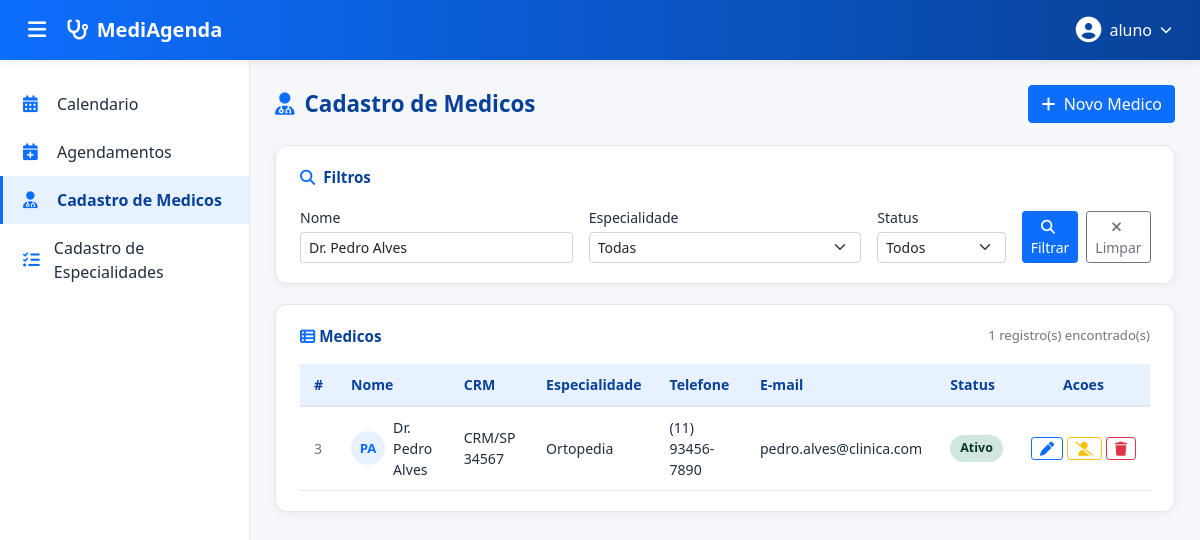
Page /www/cadastro_medicos.php?nome=Dr. Pedro Alves (signed in) on the committed database.
### tables this page shows
create table if not exists usuario (
    cod_usuario int unsigned not null auto_increment,
    nome varchar(150) not null,
    email varchar(150) not null,
    username varchar(255) not null unique,
    pass varchar(20) not null,
    primary key (cod_usuario)
);

CREATE TABLE IF NOT EXISTS medicos (
    id               INT          UNSIGNED NOT NULL AUTO_INCREMENT,
    nome             VARCHAR(150) NOT NULL,
    crm              VARCHAR(20)  NOT NULL,
    especialidade_id INT          UNSIGNED NOT NULL,
    telefone         VARCHAR(20)           DEFAULT NULL,
    email            VARCHAR(150)          DEFAULT NULL,
    status           ENUM('Ativo','Inativo') NOT NULL DEFAULT 'Ativo',
    created_at       TIMESTAMP    NOT NULL DEFAULT CURRENT_TIMESTAMP,
    updated_at       TIMESTAMP    NOT NULL DEFAULT CURRENT_TIMESTAMP ON UPDATE CURRENT_TIMESTAMP,

    PRIMARY KEY (id),
    UNIQUE KEY uq_medico_crm (crm),
    KEY fk_medico_especialidade_idx (especialidade_id),

    CONSTRAINT fk_medico_especialidade
        FOREIGN KEY (especialidade_id)
        REFERENCES especialidades (id)
        ON UPDATE CASCADE
        ON DELETE RESTRICT
);

CREATE TABLE IF NOT EXISTS especialidades (
    id         INT          UNSIGNED NOT NULL AUTO_INCREMENT,
    nome       VARCHAR(100) NOT NULL,
    status     ENUM('Ativo','Inativo') NOT NULL DEFAULT 'Ativo',
    created_at TIMESTAMP    NOT NULL DEFAULT CURRENT_TIMESTAMP,
    updated_at TIMESTAMP    NOT NULL DEFAULT CURRENT_TIMESTAMP ON UPDATE CURRENT_TIMESTAMP,

    PRIMARY KEY (id),
    UNIQUE KEY uq_especialidade_nome (nome)
);

### www/cadastro_medicos.php (the view, shortened to what this page needs)
<?php
require_once("conexao.php");
function h($valor) {
    return htmlspecialchars((string)$valor, ENT_QUOTES, 'UTF-8');
}
$cod_usuario = (int)$_SESSION['cod_usuario'];
$operadorNome = "";
$usuarioSql = "SELECT nome, email FROM usuario WHERE cod_usuario = $cod_usuario";
$usuarioResult = mysqli_query($conexao_bd, $usuarioSql);
if ($usuario = mysqli_fetch_assoc($usuarioResult)) {
    $operadorNome = $usuario['nome'];
}
$filtroNome = trim(isset($_GET['nome']) ? $_GET['nome'] : '');
$where = array();
if ($filtroNome !== '') {
    $nomeBusca = mysqli_real_escape_string($conexao_bd, $filtroNome);
    $where[] = "m.nome LIKE '%$nomeBusca%'";
}
$whereSql = count($where) ? "WHERE " . implode(" AND ", $where) : "";
$medicos = array();
$sqlMedicos = "SELECT m.id, m.nome, m.crm, m.especialidade_id, e.nome AS especialidade,
                      m.telefone, m.email, m.status
                 FROM medicos m
                 JOIN especialidades e ON e.id = m.especialidade_id
                 $whereSql
             ORDER BY m.nome";
$medicosResult = mysqli_query($conexao_bd, $sqlMedicos);
while ($med = mysqli_fetch_assoc($medicosResult)) {
    $medicos[] = $med;
}
?>
<!DOCTYPE html>
<html lang="pt-BR">
<head>
    <link href="https://cdn.jsdelivr.net/npm/bootstrap@5.0.2/dist/css/bootstrap.min.css" rel="stylesheet">
    <link rel="stylesheet" href="https://cdnjs.cloudflare.com/ajax/libs/font-awesome/6.5.1/css/all.min.css">
</head>
<body>
    <nav class="navbar-topo d-flex align-items-center justify-content-between px-3">
        <div class="d-flex align-items-center gap-2">
            <button class="btn-sanduiche" id="btnSanduiche" title="Menu"><i class="fa-solid fa-bars"></i></button>
            <a class="navbar-brand mb-0 d-flex align-items-center" href="principal.php"><i class="fa-solid fa-stethoscope"></i><span>MediAgenda</span></a>
        </div>
        <div class="dropdown">
            <button class="operador-toggle" type="button" id="dropdownOperador" data-bs-toggle="dropdown" aria-expanded="false">
                <i class="fa-solid fa-circle-user"></i><span class="d-none d-md-inline"><?php echo h($operadorNome) ?></span><i class="fa-solid fa-chevron-down" style="font-size:0.75rem;"></i>
            </button>
        </div>
    </nav>
    <aside class="sidebar" id="sidebar">
        <ul class="nav flex-column">
            <li class="nav-item"><a class="nav-link" href="principal.php"><i class="fa-solid fa-calendar-days"></i> Calendario</a></li>
            <li class="nav-item"><a class="nav-link" href="cadastro_agendas.php"><i class="fa-solid fa-calendar-plus"></i> Agendamentos</a></li>
            <li class="nav-item"><a class="nav-link ativo" href="cadastro_medicos.php"><i class="fa-solid fa-user-doctor"></i> Cadastro de Medicos</a></li>
            <li class="nav-item"><a class="nav-link" href="cadastro_especialidades.php"><i class="fa-solid fa-list-check"></i> Cadastro de Especialidades</a></li>
        </ul>
    </aside>
    <main class="conteudo-principal" id="conteudoPrincipal">
        <div class="page-header">
            <h2><i class="fa-solid fa-user-doctor"></i> Cadastro de Medicos</h2>
            <button class="btn btn-primary" data-bs-toggle="modal" data-bs-target="#modalFormMedico"><i class="fa-solid fa-plus me-1"></i> Novo Medico</button>
        </div>
        <div class="card-pagina">
            <div class="card-titulo"><i class="fa-solid fa-magnifying-glass"></i> Filtros</div>
            <form method="GET" action="cadastro_medicos.php">
                <div class="row g-3">
                    <div class="col-md-4">
                        <label for="filtroNome">Nome</label>
                        <input type="text" class="form-control form-control-sm" id="filtroNome" name="nome" placeholder="Nome do medico" value="<?php echo h($filtroNome) ?>">
                    </div>
                    <div class="col-md-4">
                        <label for="filtroEspecialidade">Especialidade</label>
                        <select class="form-select form-select-sm" id="filtroEspecialidade" name="especialidade">
                            <option value="">Todas</option>
                        </select>
                    </div>
                    <div class="col-md-2">
                        <label for="filtroStatus">Status</label>
                        <select class="form-select form-select-sm" id="filtroStatus" name="status">
                            <option value="">Todos</option>
                        </select>
                    </div>
                    <div class="col-md-2 d-flex align-items-end gap-2">
                        <button type="submit" class="btn btn-primary btn-sm"><i class="fa-solid fa-magnifying-glass me-1"></i> Filtrar</button>
                        <a href="cadastro_medicos.php" class="btn btn-outline-secondary btn-sm"><i class="fa-solid fa-xmark me-1"></i> Limpar</a>
                    </div>
                </div>
            </form>
        </div>
        <div class="card-pagina">
            <div class="card-titulo d-flex justify-content-between align-items-center">
                <span><i class="fa-solid fa-table-list"></i> Medicos</span>
                <span class="text-muted" style="font-size:0.82rem; font-weight:400;"><?php echo count($medicos) ?> registro(s) encontrado(s)</span>
            </div>
            <div class="table-responsive">
                <table class="tabela-medicos">
                    <thead>
                        <tr>
                            <th>#</th><th>Nome</th><th>CRM</th><th>Especialidade</th><th>Telefone</th><th>E-mail</th><th>Status</th><th class="text-center">Acoes</th>
                        </tr>
                    </thead>
                    <tbody>
                        <?php if (empty($medicos)): ?>
                            <tr><td colspan="8" class="text-center text-muted py-4"><i class="fa-solid fa-user-xmark me-2"></i>Nenhum medico encontrado.</td></tr>
                        <?php else: ?>
                            <?php foreach ($medicos as $med):
                                $partesNome = preg_split('/\s+/', str_replace(array('Dr.', 'Dra.'), '', $med['nome']));
                                $iniciais = '';
                                foreach ($partesNome as $parte) {
                                    if ($parte !== '') {
                                        $iniciais .= strtoupper(substr($parte, 0, 1));
                                    }
                                    if (strlen($iniciais) >= 2) break;
                                }
                                $iniciais = $iniciais ?: strtoupper(substr($med['nome'], 0, 1));
                                $classeBadge = $med['status'] === 'Ativo' ? 'badge-ativo' : 'badge-inativo';
                            ?>
                                <tr>
                                    <td class="text-muted"><?php echo (int)$med['id'] ?></td>
                                    <td><div class="d-flex align-items-center"><span class="avatar-medico"><?php echo h($iniciais) ?></span><?php echo h($med['nome']) ?></div></td>
                                    <td><?php echo h($med['crm']) ?></td>
                                    <td><?php echo h($med['especialidade']) ?></td>
                                    <td><?php echo h($med['telefone']) ?></td>
                                    <td><?php echo h($med['email']) ?></td>
                                    <td><span class="badge-status <?php echo $classeBadge ?>"><?php echo h($med['status']) ?></span></td>
                                    <td class="text-center" style="white-space:nowrap;">
                                        <button class="btn btn-sm btn-outline-primary py-0 px-2 btn-editar" title="Editar"
                                                data-id="<?php echo (int)$med['id'] ?>"
                                                data-nome="<?php echo h($med['nome']) ?>"
                                                data-crm="<?php echo h($med['crm']) ?>"
                                                data-especialidade-id="<?php echo (int)$med['especialidade_id'] ?>"
                                                data-telefone="<?php echo h($med['telefone']) ?>"
                                                data-email="<?php echo h($med['email']) ?>"
                                                data-status="<?php echo h($med['status']) ?>">
                                            <i class="fa-solid fa-pen"></i>
                                        </button>
                                        <button class="btn btn-sm btn-outline-warning py-0 px-2 btn-inativar" title="Inativar" data-id="<?php echo (int)$med['id'] ?>" data-nome="<?php echo h($med['nome']) ?>">
                                            <i class="fa-solid fa-user-slash"></i>
                                        </button>
                                        <button class="btn btn-sm btn-outline-danger py-0 px-2 btn-excluir" title="Excluir definitivamente" data-id="<?php echo (int)$med['id'] ?>" data-nome="<?php echo h($med['nome']) ?>">
                                            <i class="fa-solid fa-trash"></i>
                                        </button>
                                    </td>
                                </tr>
                            <?php endforeach; ?>
                        <?php endif; ?>
                    </tbody>
                </table>
            </div>
        </div>
    </main>
</body>
</html>

### www/cadastro_medicos.php (style rules this page uses)
:root { --azul-primario:#0d6efd; --azul-escuro:#084298; --azul-claro:#e7f1ff; --cinza-fundo:#f5f7fa; --cinza-borda:#e3e6ea; --texto-escuro:#1f2d3d; --sidebar-larg:250px; }
body { background-color:var(--cinza-fundo); font-family:'Segoe UI', Tahoma, sans-serif; color:var(--texto-escuro); overflow-x:hidden; }
.navbar-topo { background:linear-gradient(90deg,var(--azul-primario) 0%,var(--azul-escuro) 100%); height:60px; box-shadow:0 2px 8px rgba(0,0,0,0.08); position:fixed; top:0; left:0; right:0; z-index:1030; }
.navbar-topo .navbar-brand { color:#fff; font-weight:600; font-size:1.25rem; }
.navbar-topo .navbar-brand i { margin-right:8px; }
.btn-sanduiche { background:transparent; border:none; color:#fff; font-size:1.3rem; padding:6px 12px; border-radius:6px; transition:background 0.2s; }
.operador-toggle { background:transparent; border:none; color:#fff; display:flex; align-items:center; gap:8px; padding:6px 12px; border-radius:30px; transition:background 0.2s; }
.operador-toggle i.fa-circle-user { font-size:1.6rem; }
.sidebar { position:fixed; top:60px; left:0; width:var(--sidebar-larg); height:calc(100vh - 60px); background:#fff; border-right:1px solid var(--cinza-borda); padding:20px 0; transition:transform 0.3s ease; z-index:1020; overflow-y:auto; }
.sidebar .nav-link { color:var(--texto-escuro); padding:12px 20px; border-left:3px solid transparent; transition:all 0.2s; display:flex; align-items:center; gap:12px; }
.sidebar .nav-link i { width:22px; color:var(--azul-primario); font-size:1.05rem; }
.sidebar .nav-link:hover, .sidebar .nav-link.ativo { background:var(--azul-claro); border-left-color:var(--azul-primario); color:var(--azul-escuro); }
.sidebar .nav-link.ativo { font-weight:600; }
.conteudo-principal { margin-top:60px; margin-left:var(--sidebar-larg); padding:25px; transition:margin-left 0.3s ease; min-height:calc(100vh - 60px); }
.page-header { display:flex; align-items:center; justify-content:space-between; flex-wrap:wrap; gap:12px; margin-bottom:22px; }
.page-header h2 { font-size:1.4rem; font-weight:700; color:var(--azul-escuro); margin:0; display:flex; align-items:center; gap:10px; }
.page-header h2 i, .card-pagina .card-titulo i { color:var(--azul-primario); }
.card-pagina { background:#fff; border-radius:12px; box-shadow:0 2px 10px rgba(0,0,0,0.05); border:1px solid var(--cinza-borda); padding:20px 24px; margin-bottom:20px; }
.card-pagina .card-titulo { font-weight:600; font-size:0.95rem; color:var(--azul-escuro); margin-bottom:16px; display:flex; align-items:center; gap:8px; }
.tabela-medicos { width:100%; border-collapse:separate; border-spacing:0; font-size:0.88rem; }
.tabela-medicos thead th { background:var(--azul-claro); color:var(--azul-escuro); font-weight:600; padding:10px 14px; border-bottom:2px solid var(--cinza-borda); white-space:nowrap; }
.tabela-medicos tbody td { padding:10px 14px; border-bottom:1px solid var(--cinza-borda); vertical-align:middle; }
.badge-status { display:inline-block; padding:4px 10px; border-radius:20px; font-size:0.78rem; font-weight:600; }
.badge-ativo { background:#d1e7dd; color:#0a3622; }
.avatar-medico { width:34px; height:34px; border-radius:50%; background:var(--azul-claro); color:var(--azul-primario); display:inline-flex; align-items:center; justify-content:center; font-weight:700; font-size:0.82rem; margin-right:8px; flex-shrink:0; }
.modal-form label, .card-pagina label { font-weight:500; font-size:0.88rem; margin-bottom:4px; }

### rows in the picture
usuario: nome "aluno"
medicos: id "3", iniciais "PA", nome "Dr. Pedro Alves", crm "CRM/SP 34567", especialidade.nome "Ortopedia", telefone "(11) 93456-7890", email "pedro.alves@clinica.com", status "Ativo"

### other values in the picture
count($medicos) "1"
